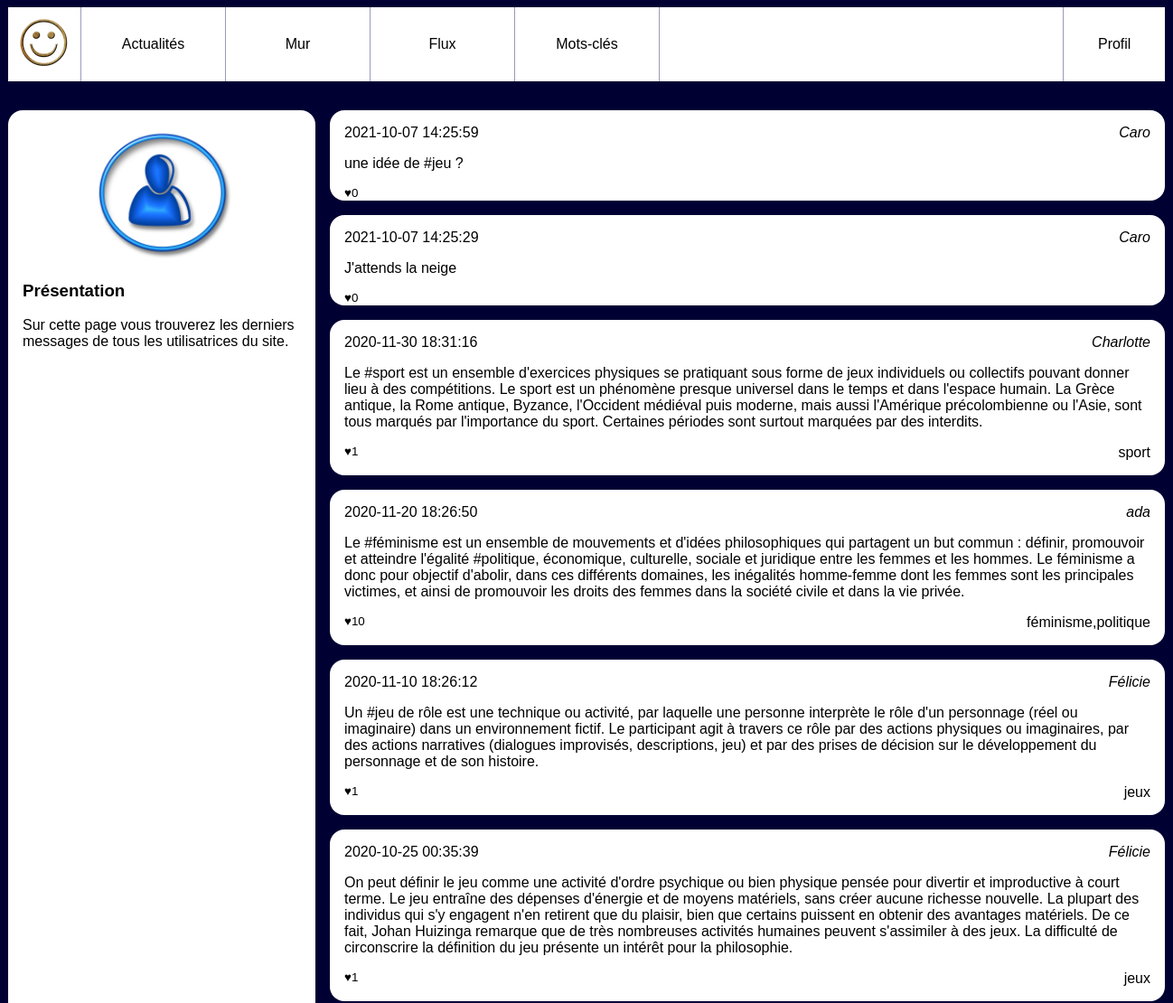
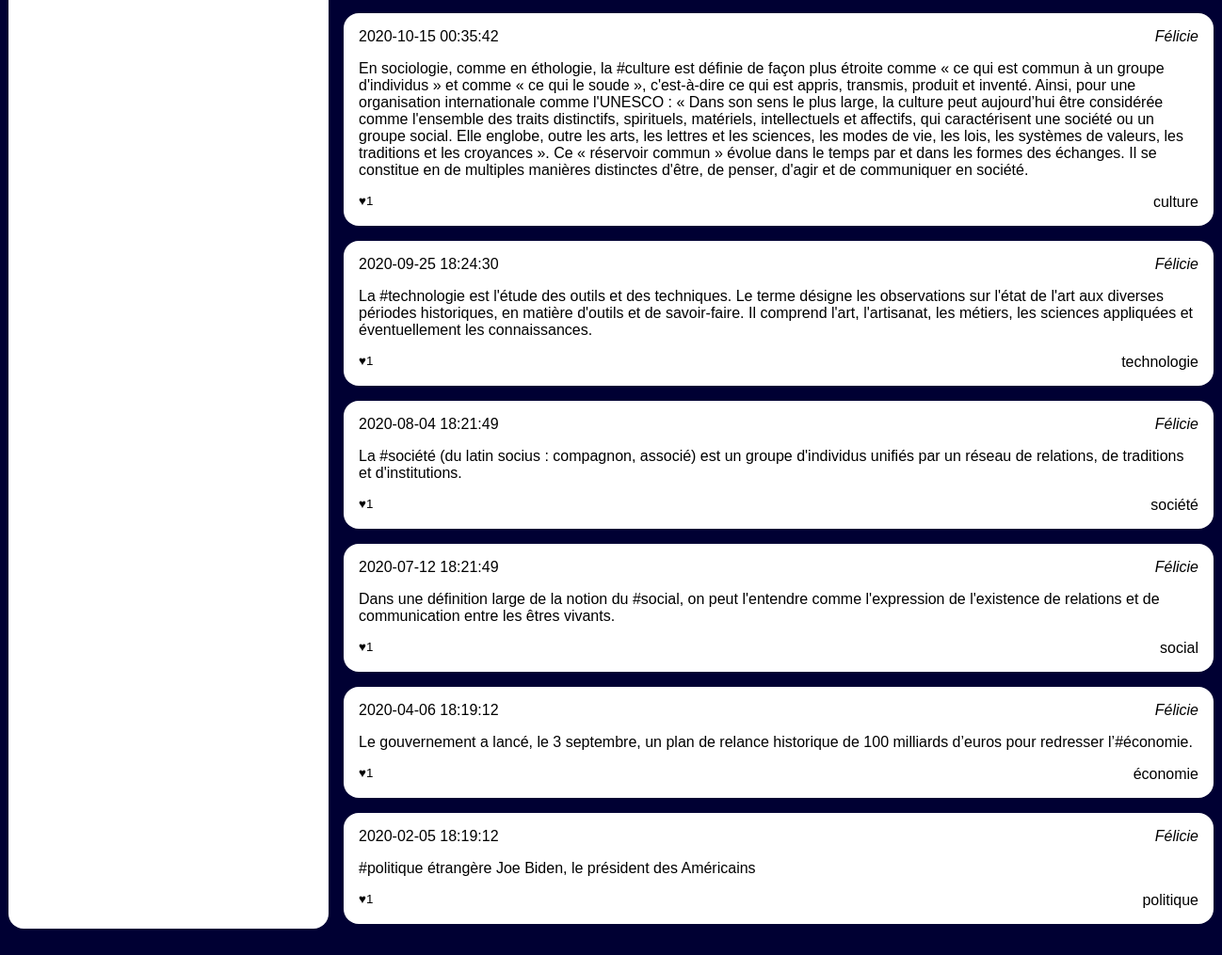
Page /pages/news.php on the committed database (2 pictures, top to bottom).
### tables this page shows
CREATE TABLE `users` (
  `id` int(10) UNSIGNED NOT NULL,
  `email` varchar(255) NOT NULL,
  `password` varchar(255) NOT NULL,
  `alias` varchar(255) NOT NULL
);

### pages/news.php (the view, shortened to what this page needs)
<!doctype html>
<html lang="fr">
    <head>
        <link rel="stylesheet" href="style.css"/>
    </head>
    <body>
    <header>
            <img src="resoc.jpg" alt="Logo de notre réseau social"/>
            <nav id="menu">
                <a href="news.php">Actualités</a>
                <a href="wall.php?user_id=<?php echo $_SESSION['connected_id']?>">Mur</a>
                <a href="feed.php?user_id=<?php echo $_SESSION['connected_id']?>">Flux</a>
                <a href="tags.php?tag_id=1">Mots-clés</a>
            </nav>
            <nav id="user">
                <a href="#">Profil</a>
            </nav>
        </header>
        <div id="wrapper">
            <aside>
                <img src="user.jpg" alt="Portrait de l'utilisatrice"/>
                <section>
                    <h3>Présentation</h3>
                    <p>Sur cette page vous trouverez les derniers messages de
                        tous les utilisatrices du site.</p>
                </section>
            </aside>
            <main>
                <?php
                $mysqli = new mysqli("localhost:8889", "root", "root", "socialnetwork");
                $laQuestionEnSql = "SELECT `posts`.`content`,"
                        . "`posts`.`created`,"
                        . "`users`.`id`,  "
                        . "`users`.`alias` as author_name,  "
                        . "count(`likes`.`id`) as like_number,  "
                        . "GROUP_CONCAT(DISTINCT `tags`.`label`) AS taglist "
                        . "FROM `posts`"
                        . "JOIN `users` ON  `users`.`id`=`posts`.`user_id`"
                        . "LEFT JOIN `posts_tags` ON `posts`.`id` = `posts_tags`.`post_id`  "
                        . "LEFT JOIN `tags`       ON `posts_tags`.`tag_id`  = `tags`.`id` "
                        . "LEFT JOIN `likes`      ON `likes`.`post_id`  = `posts`.`id` "
                        . "GROUP BY `posts`.`id`"
                        . "ORDER BY `posts`.`created` DESC  "
                        . "LIMIT 15";
                $lesInformations = $mysqli->query($laQuestionEnSql);
                while ($post = $lesInformations->fetch_assoc())
                {
                    ?>
                    <article>
                        <h3>
                            <time><?php echo $post['created']?></time>
                        </h3>
                        <address><a href="wall.php?user_id=<?php echo $post['id']?>"><?php echo $post['author_name']?></a></address>                        <div>
                            <p><?php echo $post['content'] ?></p>
                        </div>
                        <footer>
                            <small>♥<?php echo $post['like_number']?></small>
                            <a href=""><?php echo $post['taglist']?></a>
                        </footer>
                    </article>
                    <?php
                }
                ?>
            </main>
        </div>
    </body>
</html>

### pages/style.css (style rules this page uses)
body { background-color: #003; font-family: Arial; }
a { text-decoration: none; color:black; }
body>header { background-color: #fff; display:flex; width:80em; margin:0 auto 2em auto; padding:0; }
body>header img { height:5em; }
body>header #menu { display:flex; width:50%; align-items: stretch; border-left: 1px solid #99b; }
body>header #menu a { flex:1; text-align: center; padding-top:2em; border-right: 1px solid #99b; }
body>header #user { margin-left: auto; flex:0.2; border-left: 1px solid #99b; }
body>header #user>a { display:block; text-align: center; padding:2em 0; width:100%; }
#wrapper { display:flex; width:80em; margin:0 auto 2em auto; }
#wrapper aside { background-color: #fff; flex:1; padding:1em; border-radius: 1em; }
#wrapper aside img { display: block; width:50%; margin:auto; }
#wrapper main { flex:3; padding-left:1em; height: 80vh; overflow-y: scroll; }
#wrapper main article { background-color: #fff; padding:1em; margin-bottom: 1em ; border-radius: 1em; }
#wrapper main article h3 { margin:0; padding:0; font-weight: normal; font-size:1em; }
#wrapper main article time { float:left; }
#wrapper main article address { text-align: right; margin-bottom: 1em; }
#wrapper main article p { margin:0; }
#wrapper main article footer { margin-top: 1em; text-align: right; }
#wrapper main article footer small { float:left; }

### rows in the picture
users: created "2021-10-07 14:25:59", alias "Caro", content "une idée de #jeu ?", like_number "0", created "2021-10-07 14:25:29", content "J'attends la neige"
users: created "2020-11-30 18:31:16", alias "Charlotte", content "Le #sport est un ensemble d'exercices physiques se pratiquant sous forme de jeux individuels ou collectifs pouvant donner lieu à des compétitions. Le sport est un phénomène presque universel dans le temps et dans l'espace humain. La Grèce antique, la Rome antique, Byzance, l'Occident médiéval puis moderne, mais aussi l'Amérique précolombienne ou l'Asie, sont tous marqués par l'importance du sport. Certaines périodes sont surtout marquées par des interdits.", like_number "1", taglist "sport"
users: created "2020-11-20 18:26:50", alias "ada", content "Le #féminisme est un ensemble de mouvements et d'idées philosophiques qui partagent un but commun : définir, promouvoir et atteindre l'égalité #politique, économique, culturelle, sociale et juridique entre les femmes et les hommes. Le féminisme a donc pour objectif d'abolir, dans ces différents domaines, les inégalités homme-femme dont les femmes sont les principales victimes, et ainsi de promouvoir les droits des femmes dans la société civile et dans la vie privée.", like_number "10", taglist "féminisme,politique"
users: created "2020-11-10 18:26:12", alias "Félicie", content "Un #jeu de rôle est une technique ou activité, par laquelle une personne interprète le rôle d'un personnage (réel ou imaginaire) dans un environnement fictif. Le participant agit à travers ce rôle par des actions physiques ou imaginaires, par des actions narratives (dialogues improvisés, descriptions, jeu) et par des prises de décision sur le développement du personnage et de son histoire.", like_number "1", taglist "jeux", created "2020-10-25 00:35:39", content "On peut définir le jeu comme une activité d'ordre psychique ou bien physique pensée pour divertir et improductive à court terme. Le jeu entraîne des dépenses d'énergie et de moyens matériels, sans créer aucune richesse nouvelle. La plupart des individus qui s'y engagent n'en retirent que du plaisir, bien que certains puissent en obtenir des avantages matériels. De ce fait, Johan Huizinga remarque que de très nombreuses activités humaines peuvent s'assimiler à des jeux. La difficulté de circonscrire la définition du jeu présente un intérêt pour la philosophie.", created "2020-10-15 00:35:42", content "En sociologie, comme en éthologie, la #culture est définie de façon plus étroite comme « ce qui est commun à un groupe d'individus » et comme « ce qui le soude », c'est-à-dire ce qui est appris, transmis, produit et inventé. Ainsi, pour une organisation internationale comme l'UNESCO : « Dans son sens le plus large, la culture peut aujourd’hui être considérée comme l'ensemble des traits distinctifs, spirituels, matériels, intellectuels et affectifs, qui caractérisent une société ou un groupe social. Elle englobe, outre les arts, les lettres et les sciences, les modes de vie, les lois, les systèmes de valeurs, les traditions et les croyances ». Ce « réservoir commun » évolue dans le temps par…", taglist "culture", created "2020-09-25 18:24:30", content "La #technologie est l'étude des outils et des techniques. Le terme désigne les observations sur l'état de l'art aux diverses périodes historiques, en matière d'outils et de savoir-faire. Il comprend l'art, l'artisanat, les métiers, les sciences appliquées et éventuellement les connaissances.", taglist "technologie", created "2020-08-04 18:21:49", content "La #société (du latin socius : compagnon, associé) est un groupe d'individus unifiés par un réseau de relations, de traditions et d'institutions.", taglist "société", created "2020-07-12 18:21:49", content "Dans une définition large de la notion du #social, on peut l'entendre comme l'expression de l'existence de relations et de communication entre les êtres vivants.", taglist "social", created "2020-04-06 18:19:12", content "Le gouvernement a lancé, le 3 septembre, un plan de relance historique de 100 milliards d’euros pour redresser l’#économie.", taglist "économie", created "2020-02-05 18:19:12", content "#politique étrangère Joe Biden, le président des Américains", taglist "politique"
